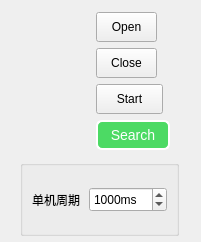
  <widget class="QWidget" name="widget" native="true">
   <property name="geometry">
    <rect>
     <x>700</x>
     <y>300</y>
     <width>201</width>
     <height>242</height>
    </rect>
   </property>
   <property name="minimumSize">
    <size>
     <width>0</width>
     <height>242</height>
    </size>
   </property>
   <property name="maximumSize">
    <size>
     <width>16777215</width>
     <height>242</height>
    </size>
   </property>
   <widget class="QPushButton" name="connectButton">
    <property name="geometry">
     <rect>
      <x>96</x>
      <y>12</y>
      <width>61</width>
      <height>30</height>
     </rect>
    </property>
    <property name="minimumSize">
     <size>
      <width>0</width>
      <height>30</height>
     </size>
    </property>
    <property name="maximumSize">
     <size>
      <width>80</width>
      <height>30</height>
     </size>
    </property>
    <property name="text">
     <string>Open</string>
    </property>
   </widget>
   <widget class="QPushButton" name="disconnectButton">
    <property name="geometry">
     <rect>
      <x>96</x>
      <y>48</y>
      <width>61</width>
      <height>30</height>
     </rect>
    </property>
    <property name="minimumSize">
     <size>
      <width>0</width>
      <height>30</height>
     </size>
    </property>
    <property name="maximumSize">
     <size>
      <width>80</width>
      <height>30</height>
     </size>
    </property>
    <property name="text">
     <string>Close</string>
    </property>
   </widget>
   <widget class="QPushButton" name="startButton">
    <property name="geometry">
     <rect>
      <x>96</x>
      <y>84</y>
      <width>67</width>
      <height>30</height>
     </rect>
    </property>
    <property name="minimumSize">
     <size>
      <width>0</width>
      <height>30</height>
     </size>
    </property>
    <property name="maximumSize">
     <size>
      <width>80</width>
      <height>30</height>
     </size>
    </property>
    <property name="text">
     <string>  Start  </string>
    </property>
   </widget>
   <widget class="QPushButton" name="searchButton">
    <property name="geometry">
     <rect>
      <x>96</x>
      <y>120</y>
      <width>74</width>
      <height>30</height>
     </rect>
    </property>
    <property name="minimumSize">
     <size>
      <width>0</width>
      <height>30</height>
     </size>
    </property>
    <property name="maximumSize">
     <size>
      <width>80</width>
      <height>30</height>
     </size>
    </property>
    <property name="styleSheet">
     <string notr="true">QPushButton{
    background-color: rgb(76, 218, 100);
	border-style: outset;
    border-width: 2px;
	border-radius: 6px;
    color: white;
	font-size: 14px;
}

QPushButton:hover{
    background-color: rgb(110, 230, 120);
}

QPushButton:pressed{
    background-color: rgb(50, 200, 80);
}

QPushButton:disabled{
    background-color: gray;
}</string>
    </property>
    <property name="text">
     <string>  Search  </string>
    </property>
   </widget>
   <widget class="QGroupBox" name="groupBox_8">
    <property name="geometry">
     <rect>
      <x>20</x>
      <y>160</y>
      <width>159</width>
      <height>76</height>
     </rect>
    </property>
    <property name="minimumSize">
     <size>
      <width>0</width>
      <height>0</height>
     </size>
    </property>
    <property name="title">
     <string/>
    </property>
    <layout class="QGridLayout" name="gridLayout_4">
     <property name="leftMargin">
      <number>9</number>
     </property>
     <property name="topMargin">
      <number>9</number>
     </property>
     <property name="rightMargin">
      <number>9</number>
     </property>
     <property name="bottomMargin">
      <number>9</number>
     </property>
     <property name="horizontalSpacing">
      <number>9</number>
     </property>
     <item row="0" column="0">
      <widget class="QLabel" name="label_22">
       <property name="text">
        <string>单机周期</string>
       </property>
      </widget>
     </item>
     <item row="0" column="1">
      <widget class="QSpinBox" name="spinBox_timePeriod">
       <property name="minimumSize">
        <size>
         <width>0</width>
         <height>25</height>
        </size>
       </property>
       <property name="suffix">
        <string>ms</string>
       </property>
       <property name="maximum">
        <number>100000</number>
       </property>
       <property name="singleStep">
        <number>20</number>
       </property>
       <property name="value">
        <number>1000</number>
       </property>
      </widget>
     </item>
    </layout>
   </widget>
  </widget>
